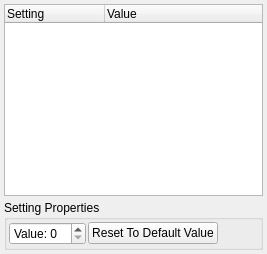
     <widget class="QWidget" name="pageAdvanced">
      <layout class="QGridLayout" name="gridLayout_37">
       <property name="margin">
        <number>4</number>
       </property>
       <property name="spacing">
        <number>4</number>
       </property>
       <item row="0" column="0">
        <widget class="QTreeWidget" name="treeWidgetAdvancedSettings">
         <property name="maximumSize">
          <size>
           <width>16777215</width>
           <height>16777215</height>
          </size>
         </property>
         <property name="autoExpandDelay">
          <number>-1</number>
         </property>
         <property name="itemsExpandable">
          <bool>true</bool>
         </property>
         <attribute name="headerDefaultSectionSize">
          <number>100</number>
         </attribute>
         <column>
          <property name="text">
           <string>Setting</string>
          </property>
         </column>
         <column>
          <property name="text">
           <string>Value</string>
          </property>
         </column>
        </widget>
       </item>
       <item row="1" column="0">
        <widget class="QGroupBox" name="groupBoxAdvancedSettingControls">
         <property name="maximumSize">
          <size>
           <width>16777215</width>
           <height>16777215</height>
          </size>
         </property>
         <property name="title">
          <string>Setting Properties</string>
         </property>
         <layout class="QGridLayout" name="gridLayout_93">
          <property name="margin">
           <number>2</number>
          </property>
          <property name="spacing">
           <number>2</number>
          </property>
          <item row="0" column="0">
           <widget class="QSpinBox" name="spinBoxValue">
            <property name="prefix">
             <string>Value: </string>
            </property>
           </widget>
          </item>
          <item row="0" column="1">
           <widget class="QPushButton" name="pushButtonResetValue">
            <property name="text">
             <string>Reset To Default Value</string>
            </property>
           </widget>
          </item>
          <item row="0" column="2">
           <spacer name="horizontalSpacer_15">
            <property name="orientation">
             <enum>Qt::Horizontal</enum>
            </property>
            <property name="sizeHint" stdset="0">
             <size>
              <width>40</width>
              <height>20</height>
             </size>
            </property>
           </spacer>
          </item>
         </layout>
        </widget>
       </item>
      </layout>
     </widget>
